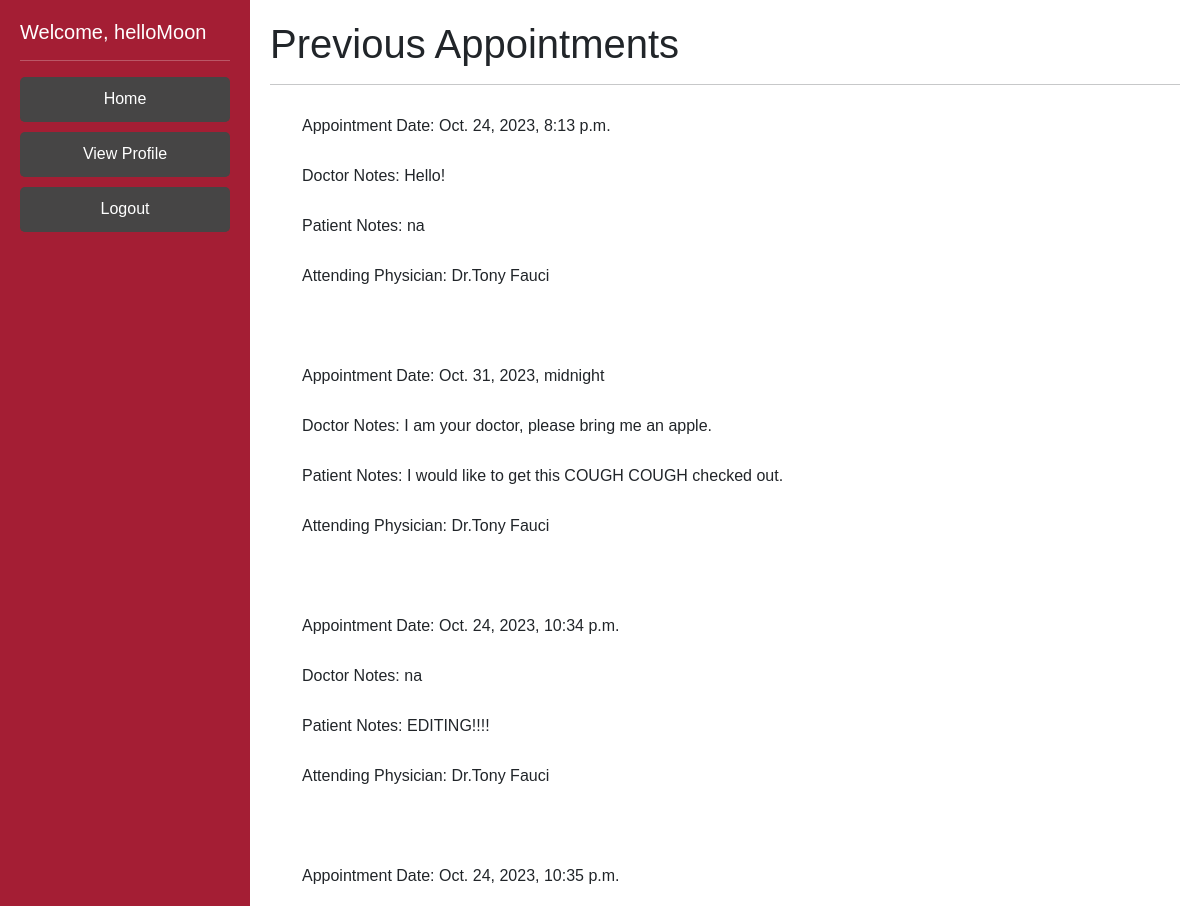
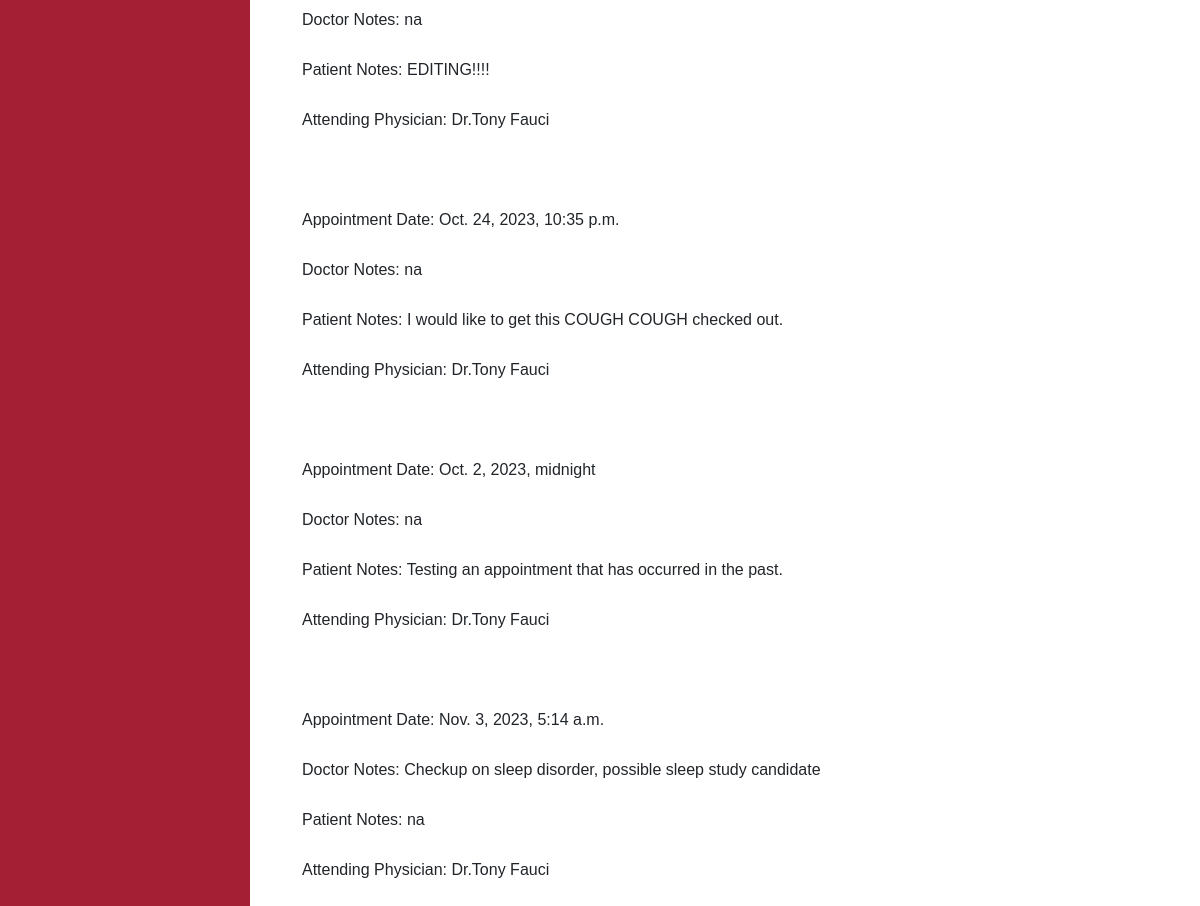
Screenshot of /viewPastAppointmentsPatient (signed in) with the database file from the repository (2 pictures, top to bottom).
### DoctorPortal/models.py (models this page shows, shortened)
class Patient(AbstractBaseUser):
    phone = EncryptedIntegerField() # 1 (999)-999-9999 11 long
    ssn = EncryptedCharField(unique=True) #ssn should be unique
    address = EncryptedCharField(max_length=200, default= '')
    username = models.CharField(max_length=100, default = '', unique=True)
    password = EncryptedCharField(max_length=25, default='')
    createdAt = EncryptedDateTimeField(auto_now_add=True) # time the patient was created
    lastUpdated = EncryptedDateTimeField(auto_now=True) # time the patient info was last edited
    fname = models.CharField(max_length=50)
    lname = EncryptedCharField(max_length=50)
    sex = models.CharField(max_length=1) # M or F
    symptoms = EncryptedTextField(default='na') #large body of text
    age = models.PositiveIntegerField(validators=[MaxValueValidator(130), MinValueValidator(0)], default=None) # 0 - 130 yrs old
    weight = models.PositiveIntegerField(validators=[MinValueValidator(1), MaxValueValidator(2000)], default=None) # 1-2000lbs
    allergies = EncryptedTextField(default='na') # known allergies
    history = EncryptedTextField(default='na') # the medical history
    is_patient = models.BooleanField('patientStatus', default=True)
    is_doctor = models.BooleanField('doctorStatus', default=False)
    objects = PatientManager()
    USERNAME_FIELD = 'username'
    REQUIRED_FIELDS = []
    def __str__(self):
        if self.is_patient == True:
            return self.lname + ", " + self.fname
        elif (self.is_doctor == True):
            return "Dr." + self.fname + " " + self.lname
        else:
            return self.username

class Appointments(models.Model):
    staffUser = models.ForeignKey(Patient, on_delete=models.CASCADE, related_name='attendingDoctor', default='')
    patient = models.ForeignKey(Patient, on_delete=models.CASCADE, related_name='apptPatient', default='')
    updaterUsername = models.CharField(max_length=100, default = '')
    apptDate = models.DateTimeField(auto_now_add=True)
    docNotes = EncryptedTextField(default='na') #large body of text
    patientNotes = EncryptedTextField(default='na') #large body of text

### PatientPortal/views.py (the view)
# urls.py: path('viewPastAppointmentsPatient', views.viewPastApppointmentsPatient, name='viewPastAppointmentsPatient'),
def viewPastApppointmentsPatient(request):
    current_user = request.user
    today = date.today()
    myAppts = Appointments.objects.filter(patient=current_user, apptDate__lt=today)
    return render(request, "viewPastAppointmentsPatient.html", context = {'user': current_user, "appts": myAppts})

### DoctorPortal/templates/viewPastAppointmentsPatient.html
{% extends 'base_patient.html' %}
{% block content %}
<div class="jumbotron">
    <h1 class="display-7">Previous Appointments</h1>
    <hr class="my-3">
</div>
    {% if appts %}
        <ul>
            {% for a in appts %}
                Appointment Date: {{a.apptDate}}  <br>
                Doctor Notes: {{ a.docNotes }} <br>
                Patient Notes: {{ a.patientNotes }} <br>
                Attending Physician: {{ a.staffUser }}
                <br><br>
            {% endfor %}
        </ul>
    {% endif %}
{% endblock content %}

### DoctorPortal/templates/base_patient.html (shortened to what this page needs)
{% load static %}
<!doctype html>
<html lang="en">
  <head>
		<link href="https://cdn.jsdelivr.net/npm/bootstrap@5.3.0-alpha1/dist/css/bootstrap.min.css" rel="stylesheet">
		<link rel="stylesheet" type="text/css" href="{% static 'styles.css' %}">
	</head>
  <body>
    <div class="sidebar">
      <h5>Welcome, {{ user.get_username }}</h5>
      <hr class="my-3">
			<ul>
				<li><a class="btn btn-danger" style="margin-bottom: 10px;" href="/patientHome">Home</a></li>
				<li><a class="btn btn-danger" style="margin-bottom: 10px;" href="/viewProfile">View Profile</a></li>
				<li><a class="btn btn-danger" href="/logoutPatient">Logout</a></li>
			</ul>
    </div>
    <div class="content">
      {% block content %}{% endblock content %}
    </div>
  </body>
</html>

### DoctorPortal/static/styles.css (style rules this page uses)
body { margin: 0; padding: 0; font-family: Arial, sans-serif; }
.sidebar { position: fixed; top: 0px; left: 0; width: 250px; height: 100%; background-color: #a41e34; color: #fff; padding: 20px; box-sizing: border-box; }
.sidebar ul { margin: 0; padding: 0; list-style: none; }
.sidebar ul li { margin: 0; padding: 0; }
.sidebar ul li a { display: block; color: #fff; padding: 10px; text-decoration: none; border-bottom: 1px solid #8c1c2d; }
.content { margin-left: 250px; padding: 20px; box-sizing: border-box; }
.content h1 { margin-top: 0; }
.btn { background-color:rgb(70, 69, 69)!important; border-color: rgb(70, 69, 69)!important; border: none; display: inline-block; }
a:link, a:visited { background-color: #8c1c2d; color: #fff; padding: 10px 20px; border-radius: 5px; border: none; cursor: pointer; text-decoration: none; }
ul { margin: 0; line-height: 50px; list-style: none; }

### rows the page displays
Patient: get_username "helloMoon"
Appointments: apptDate "Oct. 24, 2023, 8:13 p.m.", docNotes "Hello!", patientNotes "na", staffUser "Dr.Tony Fauci"
Appointments: apptDate "Oct. 31, 2023, midnight", docNotes "I am your doctor, please bring me an apple.", patientNotes "I would like to get this COUGH COUGH checked out.", staffUser "Dr.Tony Fauci"
Appointments: apptDate "Oct. 24, 2023, 10:34 p.m.", docNotes "na", patientNotes "EDITING!!!!", staffUser "Dr.Tony Fauci"
Appointments: apptDate "Oct. 24, 2023, 10:35 p.m.", docNotes "na", patientNotes "EDITING!!!!", staffUser "Dr.Tony Fauci"
Appointments: apptDate "Oct. 24, 2023, 10:35 p.m.", docNotes "na", patientNotes "I would like to get this COUGH COUGH checked out.", staffUser "Dr.Tony Fauci"
Appointments: apptDate "Oct. 2, 2023, midnight", docNotes "na", patientNotes "Testing an appointment that has occurred in the past.", staffUser "Dr.Tony Fauci"
Appointments: apptDate "Nov. 3, 2023, 5:14 a.m.", docNotes "Checkup on sleep disorder, possible sleep study candidate", patientNotes "na", staffUser "Dr.Tony Fauci"
